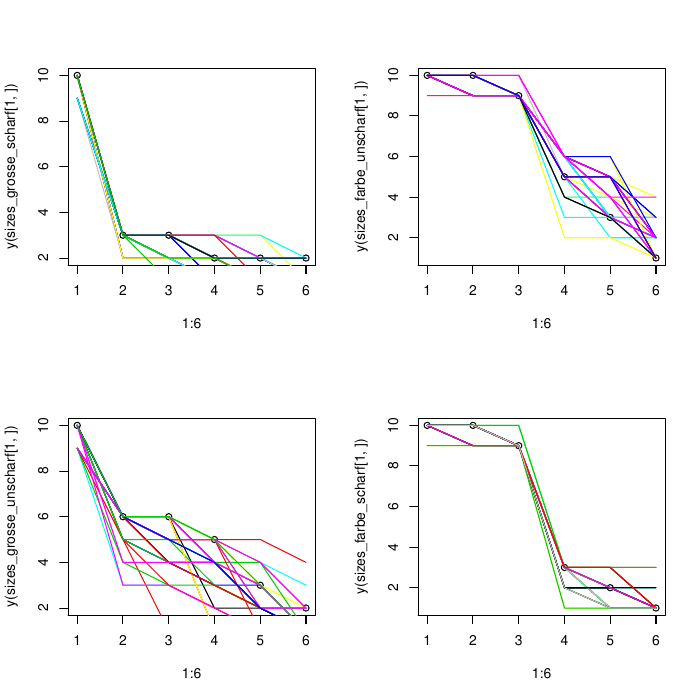

Reproduce this figure in R.
input <- read.csv("Tabelle_neuesFormat_mitKontext_mitFillern_final2.csv")

(input$Condition <- as.factor(input$Condition))
  
sizes_grosse_scharf <- subset(input, Condition=="grosse_scharf")[4:9]
sizes_farbe_unscharf <- subset(input, Condition=="farbe_unscharf")[4:9]
sizes_grosse_unscharf <- subset(input, Condition=="grosse_unscharf")[4:9]
sizes_farbe_scharf <- subset(input, Condition=="farbe_scharf")[4:9]

y<-function(x){sort(x, decreasing = TRUE)}

pdf(file="dists.pdf", height = 4, width = 4)
par(mfrow=c(2,2))
plot(1:6,y(sizes_grosse_scharf[1,]), lty=1)
apply(sizes_grosse_scharf, 1, function (x) {lines(1:6,y(x), lty=1, col=as.integer(runif(1,1,15)))})
plot(1:6,y(sizes_farbe_unscharf[1,]), lty=1)
apply(sizes_farbe_unscharf, 1, function (x) {lines(1:6,y(x), lty=1, col=as.integer(runif(1,1,15)))})
plot(1:6,y(sizes_grosse_unscharf[1,]), lty=1)
apply(sizes_grosse_unscharf, 1, function (x) {lines(1:6,y(x), lty=1, col=as.integer(runif(1,1,15)))})
plot(1:6,y(sizes_farbe_scharf[1,]), lty=1)
apply(sizes_farbe_scharf, 1, function (x) {lines(1:6,y(x), lty=1, col=as.integer(runif(1,1,15)))})
par(mfrow=c(1,1))
dev.off()


